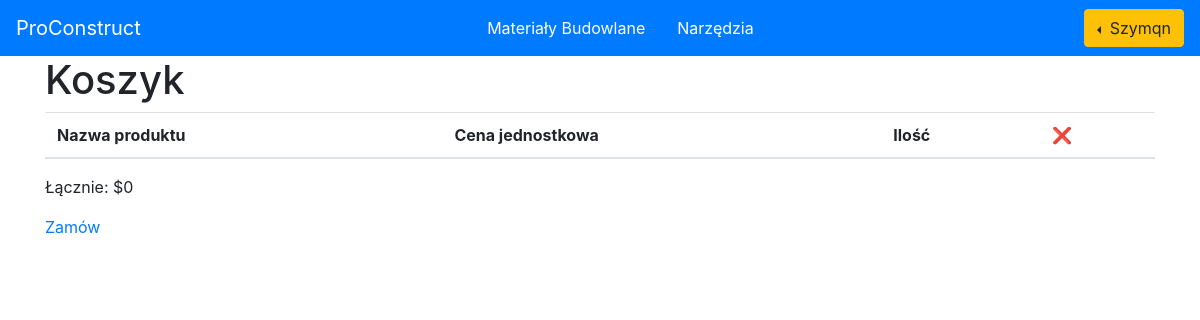
/cart/ (signed in), run on an earlier commit of the app's database.
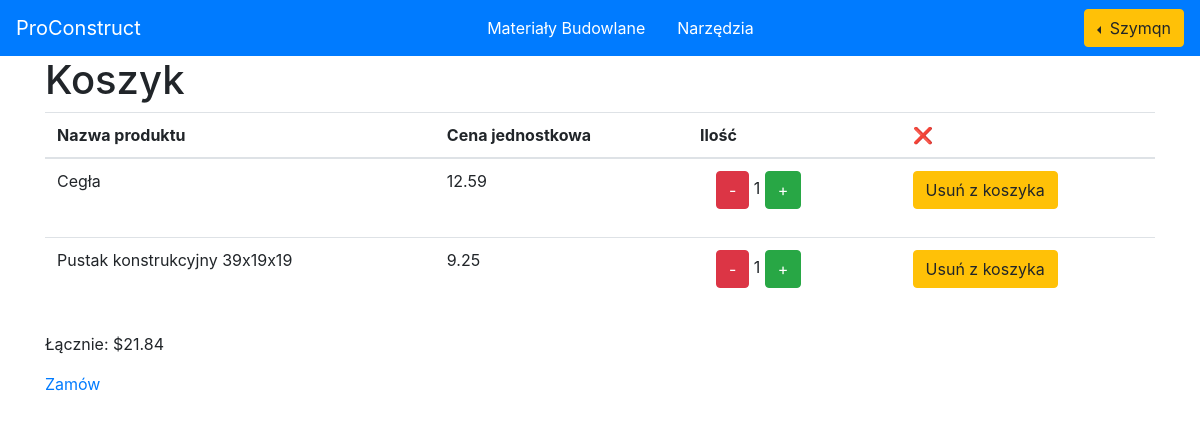
And on a later commit of the database.
### base/models.py (models this page shows, shortened)
class CartItem(models.Model):
    cart = models.ForeignKey('Cart', on_delete=models.CASCADE, null=True, blank=True)
    product = models.ForeignKey(Product, on_delete=models.CASCADE, null=True, blank=True)
    equipment = models.ForeignKey(Equipment, on_delete=models.CASCADE, null=True, blank=True)
    product_quantity = models.PositiveIntegerField(default=1)
    equipment_quantity = models.PositiveIntegerField(default=1)

class Product(models.Model):
    name = models.CharField(max_length=100)
    description = models.TextField()
    price = models.DecimalField(max_digits=10, decimal_places=2)
    image = models.URLField()
    quantity = models.PositiveIntegerField(default=0)

### base/views.py (the view)
# urls.py: path('cart/', views.view_cart, name='cart'),
@login_required()
def view_cart(request):
    cart_items, total_amount = calculate_total_amount(request)
    return render(request, 'base/cart.html', {'cart_items': cart_items, 'total_amount': total_amount})

### base/views.py (called while the page is built)
def calculate_total_amount(request):
    cart = request.user.cart
    cart_items = CartItem.objects.filter(cart=cart)
    product_total = cart_items.filter(product__isnull=False).aggregate(
        total=Sum(F('product__price') * F('product_quantity')))['total'] or 0
    equipment_total = cart_items.filter(equipment__isnull=False).aggregate(
        total=Sum(F('equipment__price') * F('equipment_quantity')))['total'] or 0
    return cart_items, round(product_total + equipment_total, 2)

### templates/base/cart.html (shortened to what this page needs)
{% include 'base/navbar.html' %}
{% load static %}
{% block content %}
<div class="container">
    <div class="cart-header">
        <h1>Koszyk</h1>
    </div>
        <table class="table">
            <thead>
                <tr>
                    <th scope="col">Nazwa produktu</th>
                    <th scope="col">Cena jednostkowa</th>
                    <th scope="col">Ilość</th>
                    <th scope="col">❌</th>
                </tr>
            </thead>
            <tbody>
             {% for item in cart_items %}
                <tr>
                {% if item.product %}
                    <td>{{ item.product.name }}</td>
                    <td>{{ item.product.price }}</td>
                    <td>
                    <button class="btn btn-danger" style="margin-left: 1rem;" onclick="updateQuantity('{{ item.id }}', 'decrement', 'product')">-</button>
                    <span id="product-quantity-{{ item.id }}">{{ item.product_quantity }}</span>
                    <button class="btn btn-success" style="margin-right: 1rem;" onclick="updateQuantity('{{ item.id }}', 'increment', 'product')">+</button>
                    </td>
                    <td>
                         <form action="{% if item.product.id %}{% url 'remove-product-from-cart' item.product.id %}{% endif %}" method="post">
                            <button class="btn btn-warning" type="submit">Usuń z koszyka</button>
                         </form>
                    </td>
                {% endif %}
                </tr>
             {% endfor %}
            </tbody>
        </table>
    <div class="cart-total">
        <p>Łącznie: $<span id="total-amount">{{ total_amount }}</span></p>
    </div>
    <a class="checkout-button" href="{% url 'checkout' %}">Zamów</a>
</div>
{% endblock %}

What changed in the data, as far as the page shows it:
added CartItem: product.name "Cegła", product.price "12.59", product_quantity "1"
added CartItem: product.name "Pustak konstrukcyjny 39x19x19", product.price "9.25", product_quantity "1"
Also different on the page:
{{ total_amount }}: "0" → "21.84"
